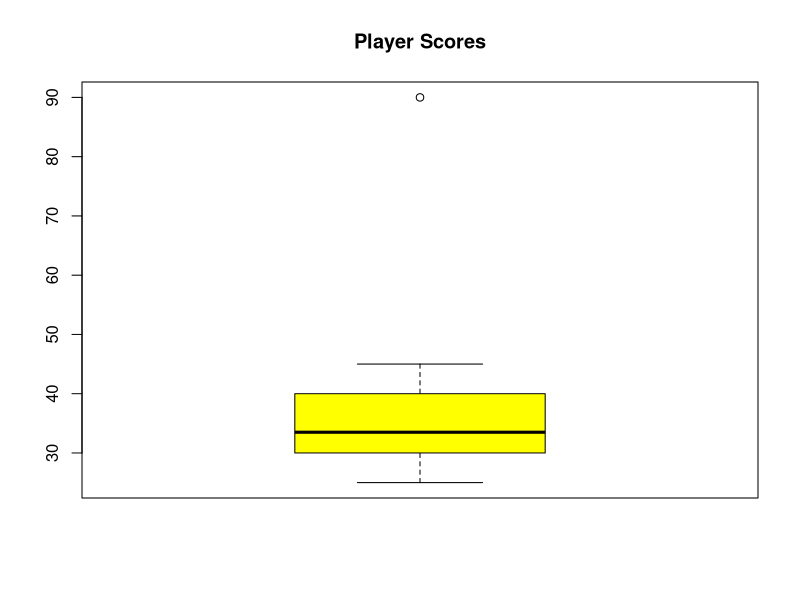

The R source for this figure:
points <- c(25,30,28,35,32,40,45,38,31,90)

boxplot(points,
        col="yellow",
        main="Player Scores")

boxplot.stats(points)$out
